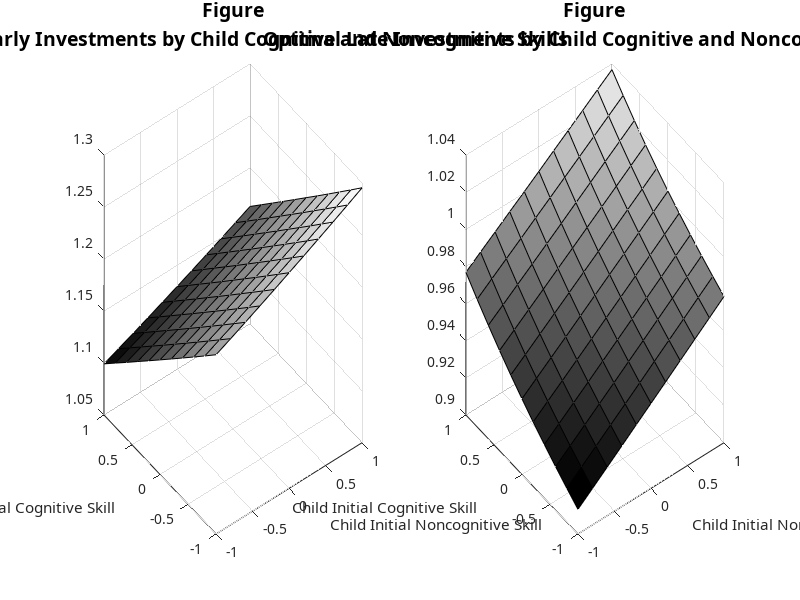
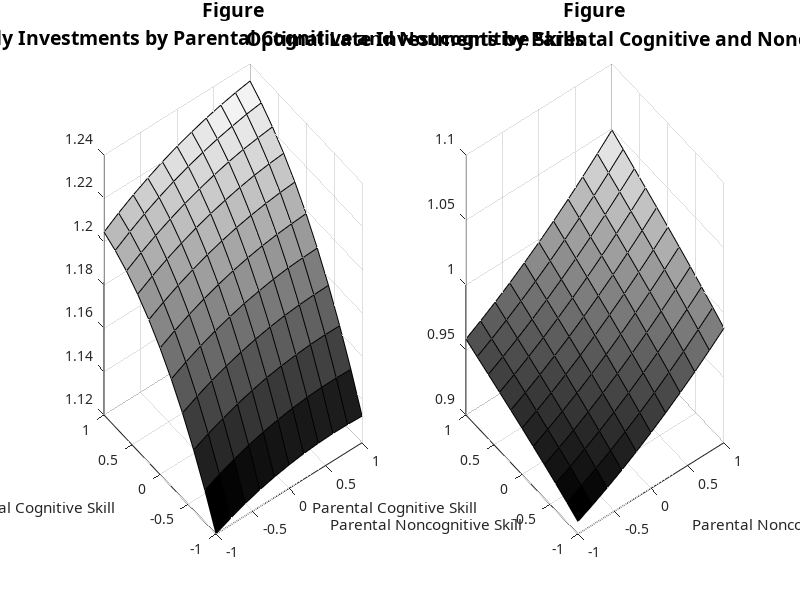

Source code (MATLAB) for these figures, in order:
clear all;
load jinv11.txt;
load jinv21.txt;
set(0,'DefaultAxesFontName','time');

figure;
subplot(1,2,1);
surf(jinv11(2:12,1),jinv11(1,2:12),jinv11(2:12,2:12));
str(1) = {'Figure'};
str(2) = {'Optimal Early Investments by Child Cognitive and Noncognitive Skills'};
title(str,'FontSize',14);
%axis([-1 1 -1 1 0.9 1.3]);
clear str
xlabel('Child Initial Noncognitive Skill')
ylabel('Child Initial Cognitive Skill')

subplot(1,2,2);
surf(jinv21(2:12,1),jinv21(1,2:12),jinv21(2:12,2:12));
str(1) = {'Figure'};
str(2) = {'Optimal Late Investments by Child Cognitive and Noncognitive Skills'};
title(str,'FontSize',14);
%axis([-1 1 -1 1 0.9 1.3]);
colormap('gray');
clear str;
xlabel('Child Initial Noncognitive Skill')
ylabel('Child Initial Cognitive Skill')
clear all;

load jinv12.txt;
load jinv22.txt;
set(0,'DefaultAxesFontName','time');

figure;
subplot(1,2,1);
surf(jinv12(2:12,1),jinv12(1,2:12),jinv12(2:12,2:12));
str(1) = {'Figure'};
str(2) = {'Optimal Early Investments by Parental Cognitive and Noncognitive Skills'};
title(str,'FontSize',14);
%axis([-1 1 -1 1 0.9 1.25]);
clear str
xlabel('Parental Noncognitive Skill')
ylabel('Parental Cognitive Skill')
subplot(1,2,2);
surf(jinv22(2:12,1),jinv22(1,2:12),jinv22(2:12,2:12));
str(1) = {'Figure'};
str(2) = {'Optimal Late Investments by Parental Cognitive and Noncognitive Skills'};
title(str,'FontSize',14);
%axis([-1 1 -1 1 0.9 1.25]);
colormap('gray');
clear str
xlabel('Parental Noncognitive Skill')
ylabel('Parental Cognitive Skill')
clear all;

clear all;